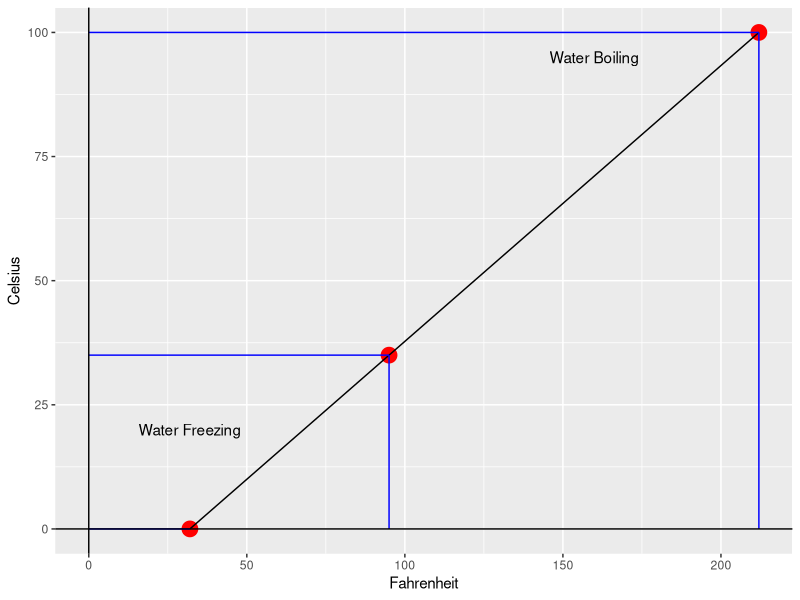

R code for this plot:
## ---- chunk 1
library(ggplot2)
cel <- c(0,35,100)
fah <- c(32,95,212)
data <- data.frame(fah,cel)
g <- ggplot(data, aes(x=fah, y=cel))
g+geom_point(size=5, colour="red")+geom_line()+xlab("Fahrenheit")+ylab("Celsius")+ geom_segment(aes(xend=fah, yend=0), color="blue")+ geom_segment(aes(xend=0, yend=cel), color="blue")+geom_vline(xintercept=0)+geom_hline(yintercept=0)+annotate("text", x=32, y= 20, label="Water Freezing")+annotate("text", x=160, y=95, label="Water Boiling")
